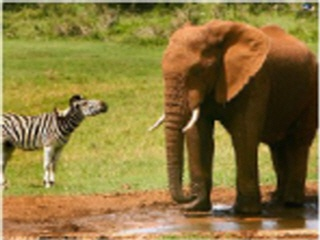
#> input picture OpenCV/opencv4 old/images/img1.jpg, 320 x 240 px, found by its file name
$ python ex-2-2_P25.py
#> lines starting #> are read from the running program, lines starting #| are printed output that depends on the picture
import cv2

img_file = '../../images/img1.jpg'
# Gray Scale 로 익어오기
img = cv2.imread(img_file,cv2.IMREAD_GRAYSCALE)
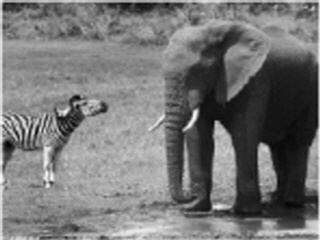
#> img: shape (240, 320); min 1, max 250, mean 117.8

# Error checking for  exception
if img is not None:
    cv2.imshow("image", img)
    cv2.waitKey()
    cv2.destroyAllWindows()
    cv2.waitKey(1)

else:
    print("Image loaing error !!")

$ run again, with OpenCV/opencv4 old/images/img10.jpg copied over OpenCV/opencv4 old/images/img1.jpg
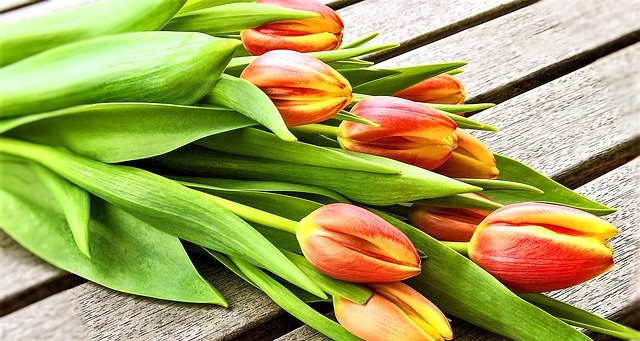
#> input picture OpenCV/opencv4 old/images/img10.jpg, 640 x 341 px, found by its file name
#> `img = cv2.imread(img_file,cv2.IMREAD_GRAYSCALE)`:
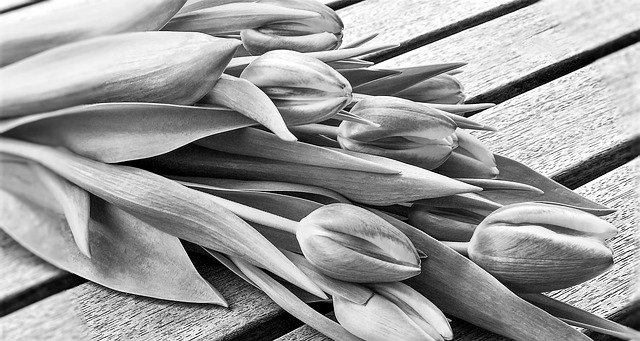
#> img: shape (341, 640); min 0, max 255, mean 154.5

$ run again, with OpenCV/opencv4 old/images/img11.jpg copied over OpenCV/opencv4 old/images/img1.jpg
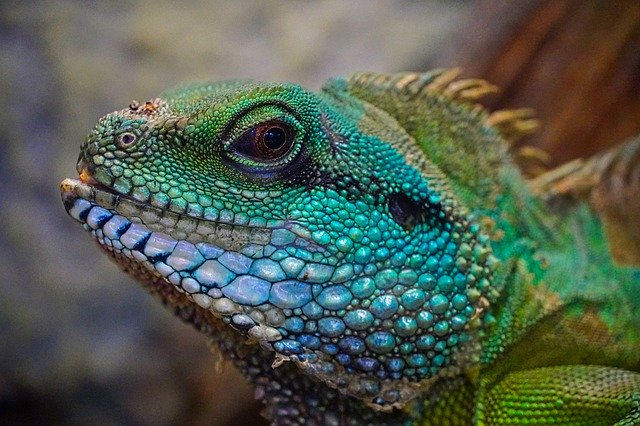
#> input picture OpenCV/opencv4 old/images/img11.jpg, 640 x 426 px, found by its file name
#> `img = cv2.imread(img_file,cv2.IMREAD_GRAYSCALE)`:
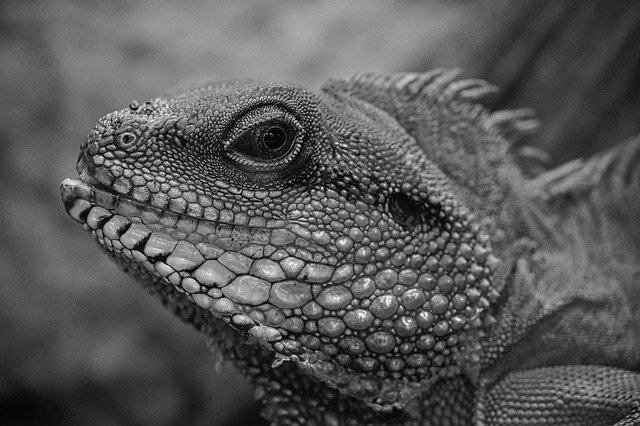
#> img: shape (426, 640); min 0, max 255, mean 88.1

$ run again, with OpenCV/opencv4 old/images/img12.jpg copied over OpenCV/opencv4 old/images/img1.jpg
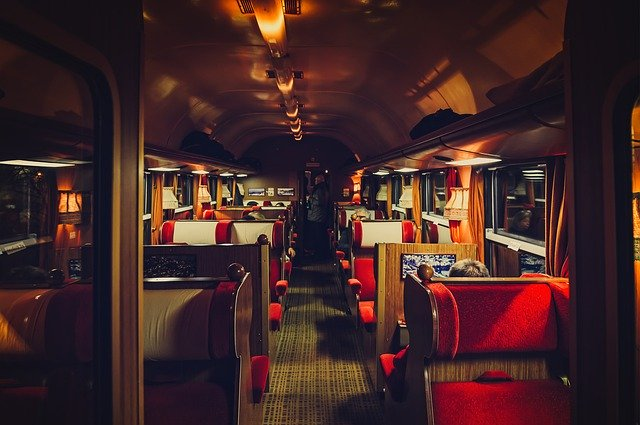
#> input picture OpenCV/opencv4 old/images/img12.jpg, 640 x 425 px, found by its file name
#> `img = cv2.imread(img_file,cv2.IMREAD_GRAYSCALE)`:
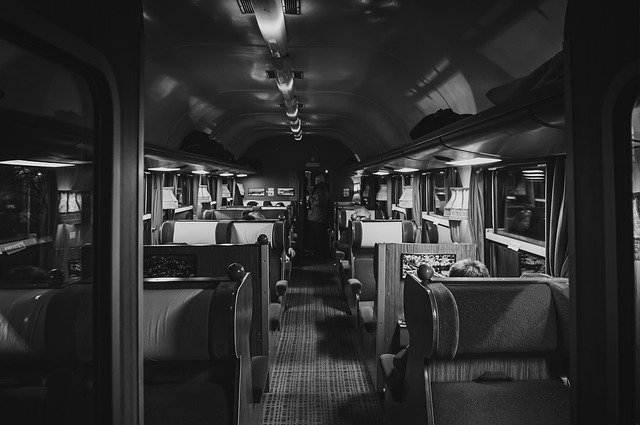
#> img: shape (425, 640); min 0, max 255, mean 46.7
